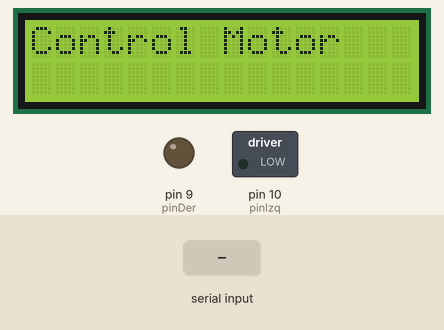
Simulated run of this sketch. Board: Arduino Uno, built with avr-gcc and run on an emulated ATmega328P. Parts: 16×2 character LCD, switched loads named in the sketch (green lamp = pin HIGH), output pins drawn as LEDs (lit = HIGH). The test bench sets the inputs (shaded band).

Above: at 2.2 s.
2.3 s: "0" received over the second serial link
At 2.7 s:
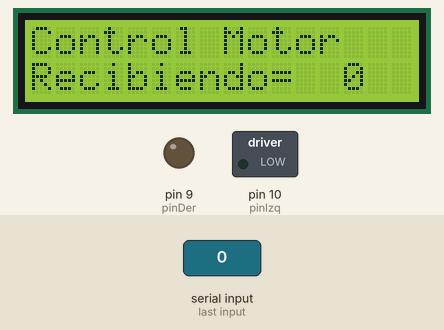
3.8 s: "1" received over the second serial link
At 5.1 s:
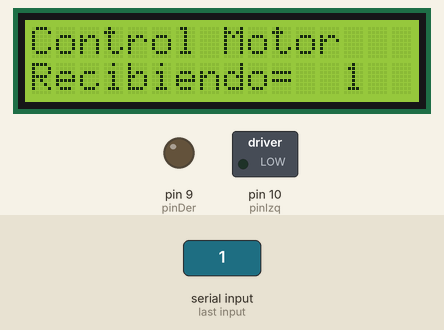
Timing chart, 0 to 6.8 s (numbered marks = the images above; inputs shaded):
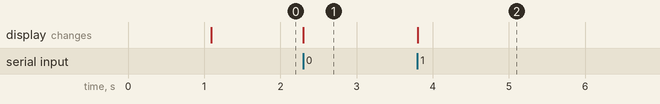

The sketch:

Arduino-motor.ino
```cpp
#include <LiquidCrystal.h>
#include <SoftwareSerial.h>
SoftwareSerial mySerial(0,1);
LiquidCrystal lcd(2,3,4,5,6,7);
char inChar;
int vel=0;
int pinIzq=10;
int pinDer=9;


void pausa(unsigned int milisegundos)
{
  volatile unsigned long compara=0;
  volatile int contador =0;
  do
  {
    if (compara!=millis())
    {
      contador++;
      compara=millis();
    }
  }
  while(contador<=milisegundos);
  return;
}


void setup()
{
  lcd.begin(16,2);

  lcd.setCursor(0,0);
  lcd.print("Motor");
  pausa(1000);
  lcd.setCursor(0,0);
  lcd.print("        ");
  pausa(1);
  lcd.setCursor(0,0);
  lcd.print("Control Motor");
  mySerial.begin(9600);
  pinMode(pinIzq, OUTPUT);
  pinMode(pinDer, OUTPUT);
}

void loop(){
while (mySerial.available()>0){

    inChar= (mySerial.read());
    lcd.setCursor(0,1);
    lcd.print("Recibiendo=");
    lcd.setCursor(13,1);
    lcd.print(inChar);


switch (inChar)
{
 case '0': vel=0;
 break;

 case '1': vel=20;
 break;

 case '2': vel=54;
 break;

 case '3': vel=88;
 break;

 case '4': vel=114;
 break;

 case '5': vel=142;
 break;

 case '6': vel=171;
 break;

 case '7': vel=199;
 break;

 case '8': vel=228;
 break;

 case '9': vel=255;
 break;

 case 'U': vel=vel+20;
 break;

 case 'D': vel=vel-20;
 break;

 case 'R':
 analogWrite(pinIzq, 0);
 analogWrite(pinDer, 0);
 pausa(1000);
 analogWrite(pinIzq, 0);
 analogWrite(pinDer, vel);

 break;

 case 'L':
 analogWrite(pinIzq, 0);
 analogWrite(pinDer, 0);
 pausa(1500);
 analogWrite(pinIzq, vel);
 analogWrite(pinDer, 0);
 break;

 case 'X':
 pausa(1500);
 analogWrite(pinIzq, 0);
 analogWrite(pinDer, 0);
 break;

}
}
}
```

Measured:
- after the input at 2.3 s, the display: changes at once (image 1)
- after the input at 3.8 s, the display: changes at once (image 2)
